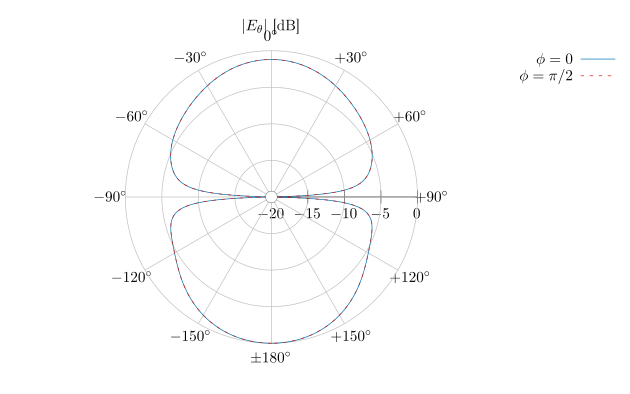

The script that saved this image:
reset 
set terminal cairolatex standalone color background rgbcolor 'white' \
size 16 cm, 10 cm
# size 12 cm, 7.5 cm

set output 'Figure_Cut_4.tex'

set key top right outside

set polar
set angle radian
set size square

set tmargin 3
set bmargin 3

set grid polar ls 1 lw 2 dt 1 lc 'grey'

unset border
unset xtics
unset ytics
                                    
tickstep = 5                                   
r_min = -20
r_max = 0

# tickstep = 0.5                                 
# r_min = 0
# r_max = 1

set trange [-pi/2:3*pi/2]
set rrange [r_min:r_max]
set rtics tickstep

r_add = (r_max-r_min)/8

set size ratio -1

set label '$+90^{\circ}$' at (r_add+r_max-r_min)*cos(0*pi/180), (r_add+r_max-r_min)*sin(0*pi/180) center
set label '$+60^{\circ}$' at (r_add+r_max-r_min)*cos(30*pi/180), (r_add+r_max-r_min)*sin(30*pi/180) center 
set label '$+30^{\circ}$' at (r_add+r_max-r_min)*cos(60*pi/180), (r_add+r_max-r_min)*sin(60*pi/180) center
set label '$0^{\circ}$' at (r_add+r_max-r_min)*cos(90*pi/180), (r_add+r_max-r_min)*sin(90*pi/180) center
set label '$-30^{\circ}$' at (r_add+r_max-r_min)*cos(120*pi/180), (r_add+r_max-r_min)*sin(120*pi/180) center 
set label '$-60^{\circ}$' at (r_add+r_max-r_min)*cos(150*pi/180), (r_add+r_max-r_min)*sin(150*pi/180) center
set label '$-90^{\circ}$' at (r_add+r_max-r_min)*cos(180*pi/180), (r_add+r_max-r_min)*sin(180*pi/180) center
set label '$+120^{\circ}$' at (r_add+r_max-r_min)*cos(-30*pi/180), (r_add+r_max-r_min)*sin(-30*pi/180) center 
set label '$+150^{\circ}$' at (r_add+r_max-r_min)*cos(-60*pi/180), (r_add+r_max-r_min)*sin(-60*pi/180) center
set label '$\pm 180^{\circ}$' at (r_add+r_max-r_min)*cos(-90*pi/180), (r_add+r_max-r_min)*sin(-90*pi/180) center
set label '$-150^{\circ}$' at (r_add+r_max-r_min)*cos(-120*pi/180), (r_add+r_max-r_min)*sin(-120*pi/180) center 
set label '$-120^{\circ}$' at (r_add+r_max-r_min)*cos(-150*pi/180), (r_add+r_max-r_min)*sin(-150*pi/180) center

set title '$|E_{\theta}|$ [dB]'

plot '../data_far_field_M_.txt' using (pi/2-$1):($2 > r_min ? $2 : r_min) with lines lw 2 dt 1 lt 6 title '$\phi=0$',\
     '../data_far_field_M_.txt' using (pi/2-$1):($3 > r_min ? $3 : r_min) with lines lw 2 dt 2 lt 7 title '$\phi=\pi/2$'
